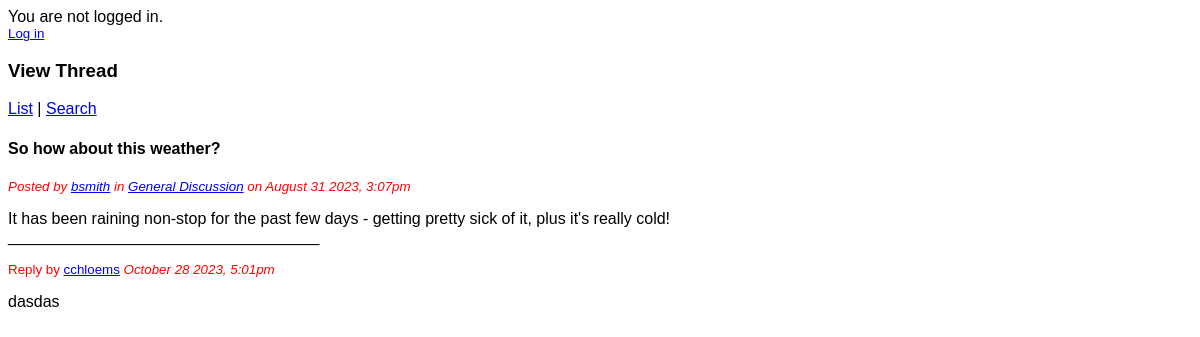
/view_thread.php?id=1, run on the app's committed database.
### tables this page shows
CREATE TABLE `thread` (
  `thread_id` int(11) NOT NULL,
  `username` varchar(20) NOT NULL,
  `forum_id` tinyint(4) UNSIGNED NOT NULL,
  `title` varchar(100) NOT NULL,
  `content` varchar(40000) NOT NULL,
  `post_date` timestamp NOT NULL DEFAULT current_timestamp() ON UPDATE current_timestamp()
);

CREATE TABLE `forum` (
  `forum_id` tinyint(4) UNSIGNED NOT NULL,
  `forum_name` varchar(50) NOT NULL
);

CREATE TABLE `reply` (
  `reply_id` int(11) NOT NULL,
  `username` varchar(20) NOT NULL,
  `thread_id` int(11) NOT NULL,
  `content` varchar(10000) NOT NULL,
  `post_date` timestamp NOT NULL DEFAULT current_timestamp() ON UPDATE current_timestamp()
);

### view_thread.php (the view, shortened to what this page needs)
<?php
  require 'db_connect.php';
  $stmt = $db->prepare("SELECT * FROM thread
                        AS t JOIN forum as f ON t.forum_id = f.forum_id
                        WHERE thread_id = ?");
  $stmt->execute( [$_GET['id']] );
  $thread = $stmt->fetch();
  if (isset($_SESSION['uname'])) {
    echo '<p>Welcome, '.$_SESSION['uname'].' ('.$_SESSION['level'].').';
    echo '<br /><small><a href="logout.php">Log out</a></small></p>';
  }
  else {
    echo '<p>You are not logged in.';
    echo '<br /><small><a href="login.php">Log in</a></small></p>';
  }
?>
<!DOCTYPE html>
<html>
  <head>
    <link rel="stylesheet" type="text/css" href="forum_stylesheet.css" />
  </head>
  <body>
    <h3>View Thread</h3>
    <p><a href="list_threads.php">List</a> | <a href="search_threads.php">Search</a>
    </p>
		<?php
      echo '<h4>'.nl2br(htmlentities($thread['title'])).'</h4>';
      echo '<p><small><em>Posted by <a href="view_profile.php?username='.$thread['username'].'">'.$thread['username'].'</a>';
      echo ' in <a href="list_threads.php?forum='.$thread['forum_id'].'">'.$thread['forum_name'].'</a>';
      echo ' on '.date('F j o\, g:ia', strtotime($thread['post_date'])).'</em></small>';
      echo '</small></p>';
      echo '<p>'.nl2br(htmlentities($thread['content'])).'<br>___________________________________</p>';
      $stmt = $db->prepare("SELECT * FROM reply WHERE thread_id = ?");
      $stmt->execute([$_GET['id']]);
      $result_data = $stmt->fetchAll();
      if (count($result_data) > 0) {
        foreach($result_data as $row) {
          echo '<div><small>Reply by <a href="view_profile.php?username='.$row['username'].'">'.nl2br(htmlentities($row['username'])).'</a>';
          echo '<em> '.date('F j o\, g:ia', strtotime($row['post_date'])).'</em></small>';
          echo '<p>'.nl2br(htmlentities($row['content'])).'</p><br>';
        }
      }
    ?>
  </body>
</html>

### forum_stylesheet.css (style rules this page uses)
* { font-family: Arial }
small { color: #FF0000; }

### data on the page
thread: title "So how about this weather?", username "bsmith", forum.forum_name "General Discussion", post_date "August 31 2023, 3:07pm", content "It has been raining non-stop for the past few days - getting pretty sick of it, plus it's really cold!"
reply: username "cchloems", post_date "October 28 2023, 5:01pm", content "dasdas"
